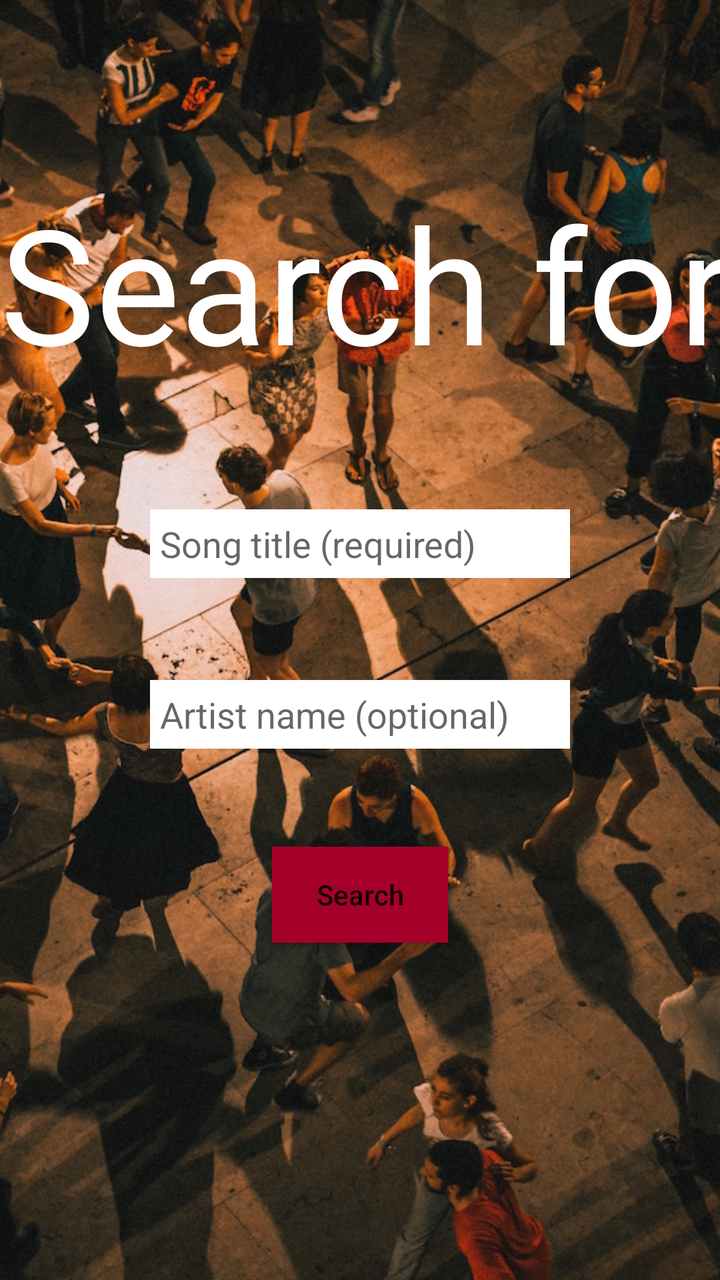
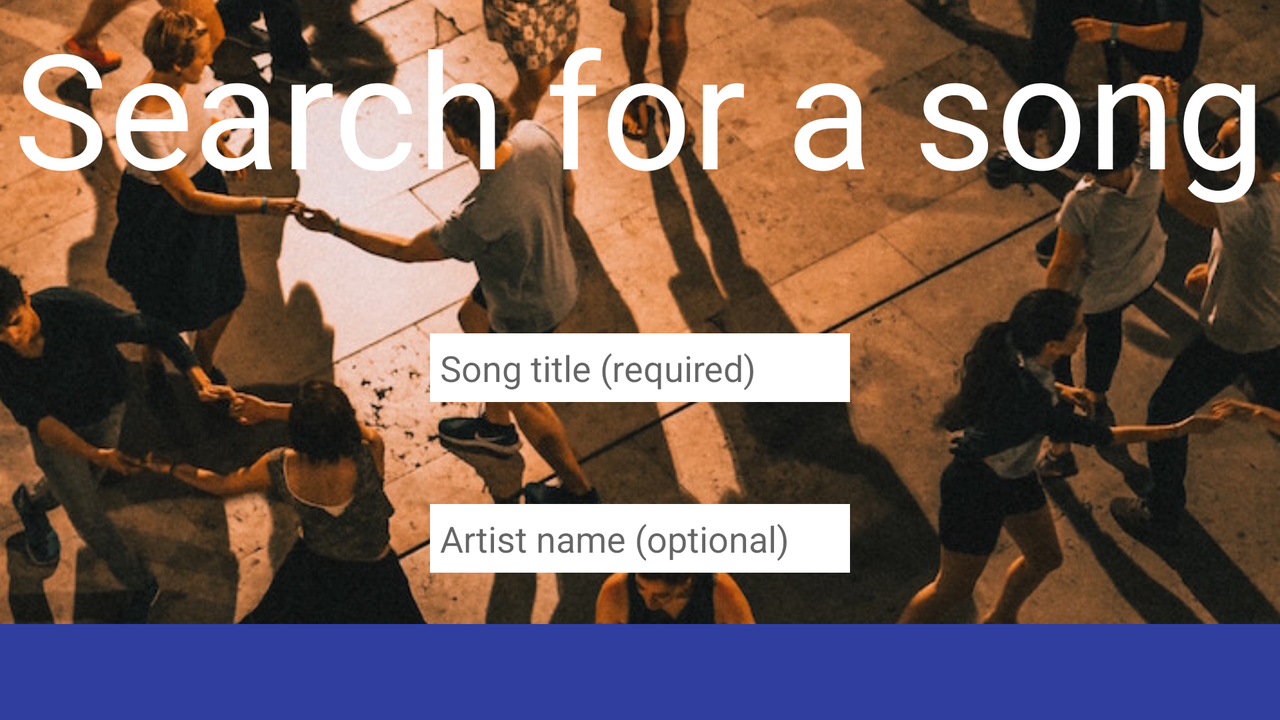

Two renders of one Android screen. The first uses the default layout on a phone; the second uses the alternative layout the repository ships for a different screen configuration, on a matching device. The two XML files are below.
<!-- AndroidManifest.xml: application theme AppTheme -->
<!-- res/layout/activity_search.xml -->
<?xml version="1.0" encoding="utf-8"?>
<RelativeLayout
    xmlns:android="http://schemas.android.com/apk/res/android"
    xmlns:app="http://schemas.android.com/apk/res-auto"
    xmlns:tools="http://schemas.android.com/tools"
    android:layout_width="match_parent"
    android:layout_height="match_parent"
    tools:context="com.epicodus.djmusicmanager.ui.SearchActivity">


    <ImageView
        android:layout_width="wrap_content"
        android:layout_height="match_parent"
        android:id="@+id/imageView"
        android:src="@drawable/background"
        android:scaleType="centerCrop" />

    <TextView
        android:id="@+id/searchTitleTextView"
        android:layout_width="wrap_content"
        android:layout_height="wrap_content"
        android:inputType="text"
        android:text="Search for a song"
        android:layout_alignParentTop="true"
        android:layout_centerHorizontal="true"
        android:layout_marginTop="88dp"
        android:textSize="80dp"
        android:textColor="@color/colorTextIcons"/>

    <EditText
        android:id="@+id/songTitleEditText"
        android:layout_width="wrap_content"
        android:layout_height="wrap_content"
        android:ems="10"
        android:hint="@string/song_title_required"
        android:inputType="text"
        android:background="#FFFFFF"
        android:padding="5dp"
        android:layout_below="@+id/searchTitleTextView"
        android:layout_centerHorizontal="true"
        android:layout_marginTop="60dp"/>

    <EditText
        android:id="@+id/artistNameEditText"
        android:layout_width="wrap_content"
        android:layout_height="wrap_content"
        android:ems="10"
        android:inputType="text"
        android:hint="@string/artist_name_opt"
        android:background="#FFFFFF"
        android:padding="5dp"
        android:layout_below="@+id/songTitleEditText"
        android:layout_alignLeft="@+id/songTitleEditText"
        android:layout_alignStart="@+id/songTitleEditText"
        android:layout_marginTop="51dp"/>

    <Button
        android:id="@+id/searchAPIButton"
        android:layout_width="wrap_content"
        android:layout_height="wrap_content"
        android:text="Search"
        android:layout_below="@+id/artistNameEditText"
        android:layout_centerHorizontal="true"
        android:layout_marginTop="49dp"
        android:background="@color/colorAccent"
        android:textAllCaps="false"/>
</RelativeLayout>
<!-- resources referenced by this layout -->
<resources>
  <color name="colorAccent">#a50029</color>
  <color name="colorTextIcons">#FFFFFF</color>
  <!-- drawable background: jpg bitmap (drawable, 263298 bytes) -->
  <string name="artist_name_opt">Artist name (optional)</string>
  <string name="song_title_required">Song title (required)</string>
  <style name="AppTheme" parent="Theme.AppCompat.Light.NoActionBar">
          
          <item name="colorPrimary">@color/colorPrimary</item>
          <item name="colorPrimaryDark">@color/colorPrimaryDark</item>
          <item name="colorAccent">@color/colorAccent</item>
      </style>
  <color name="colorPrimary">#3F51B5</color>
  <color name="colorPrimaryDark">#303F9F</color>
</resources>
<!-- res/layout-land/activity_search.xml (the repository's variant of the layout above) -->
<!-- drawn on the phone turned sideways -->
<?xml version="1.0" encoding="utf-8"?>
<LinearLayout xmlns:android="http://schemas.android.com/apk/res/android"
    xmlns:tools="http://schemas.android.com/tools"
    android:orientation="vertical" android:layout_width="match_parent"
    android:layout_height="match_parent">


    <RelativeLayout
        android:layout_width="match_parent"
        android:layout_height="match_parent">


        <ImageView
            android:id="@+id/imageView"
            android:layout_width="wrap_content"
            android:layout_height="match_parent"
            android:scaleType="centerCrop"
            android:src="@drawable/background" />

        <TextView
            android:id="@+id/searchTitleTextView"
            android:layout_width="wrap_content"
            android:layout_height="wrap_content"
            android:layout_alignParentTop="true"
            android:layout_centerHorizontal="true"
            android:layout_marginLeft = "10dp"
            android:inputType="text"
            android:text="Search for a song"
            android:textColor="@color/colorTextIcons"
            android:textSize="80dp" />

        <EditText
            android:id="@+id/songTitleEditText"
            android:layout_width="wrap_content"
            android:layout_height="wrap_content"
            android:layout_centerHorizontal="true"
            android:layout_marginTop="60dp"
            android:background="#FFFFFF"
            android:ems="10"
            android:hint="@string/song_title_required"
            android:layout_below="@+id/searchTitleTextView"
            android:inputType="text"
            android:padding="5dp" />

        <EditText
            android:id="@+id/artistNameEditText"
            android:layout_width="wrap_content"
            android:layout_height="wrap_content"
            android:layout_alignLeft="@+id/songTitleEditText"
            android:layout_alignStart="@+id/songTitleEditText"
            android:layout_below="@+id/songTitleEditText"
            android:layout_marginTop="51dp"
            android:background="#FFFFFF"
            android:ems="10"
            android:hint="@string/artist_name_opt"
            android:inputType="text"
            android:padding="5dp" />

        <LinearLayout
            android:id="@+id/searchNavButtons"
            android:layout_width="match_parent"
            android:layout_height="wrap_content"
            android:layout_alignParentBottom="true"
            android:layout_alignParentLeft="true"
            android:layout_alignParentStart="true"
            android:orientation="horizontal">

            <Button
                android:id="@+id/searchYouTubeButton"
                android:layout_width="0dp"
                android:layout_height="wrap_content"
                android:layout_alignParentBottom="true"
                android:layout_alignParentLeft="true"
                android:layout_alignParentStart="true"
                android:layout_weight=".5"
                android:background="@color/colorPrimaryDark"
                android:drawableTop="@drawable/ic_play"
                android:paddingTop="5dp"
                android:textAllCaps="false"
                android:textColor="@color/colorTextIcons" />

            <Button
                android:id="@+id/searchAPIButton"
                android:layout_width="0dp"
                android:layout_height="wrap_content"
                android:layout_alignParentBottom="true"
                android:layout_weight=".5"
                android:background="@color/colorPrimaryDark"
                android:drawableTop="@drawable/ic_search"
                android:paddingTop="5dp"
                android:textAllCaps="false"
                android:textColor="@color/colorTextIcons" />

        </LinearLayout>
    </RelativeLayout>

</LinearLayout>
<!-- resources referenced by the variant -->
<!-- as the phone turned sideways resolves them -->
<resources>
  <color name="colorPrimaryDark">#303F9F</color>
  <color name="colorTextIcons">#FFFFFF</color>
  <!-- drawable background: jpg bitmap (drawable, 263298 bytes) -->
  <string name="artist_name_opt">Artist name (optional)</string>
  <string name="song_title_required">Song title (required)</string>
  <style name="AppTheme" parent="Theme.AppCompat.Light.NoActionBar">
          
          <item name="colorPrimary">@color/colorPrimary</item>
          <item name="colorPrimaryDark">@color/colorPrimaryDark</item>
          <item name="colorAccent">@color/colorAccent</item>
      </style>
  <color name="colorPrimary">#3F51B5</color>
  <color name="colorAccent">#a50029</color>
</resources>
